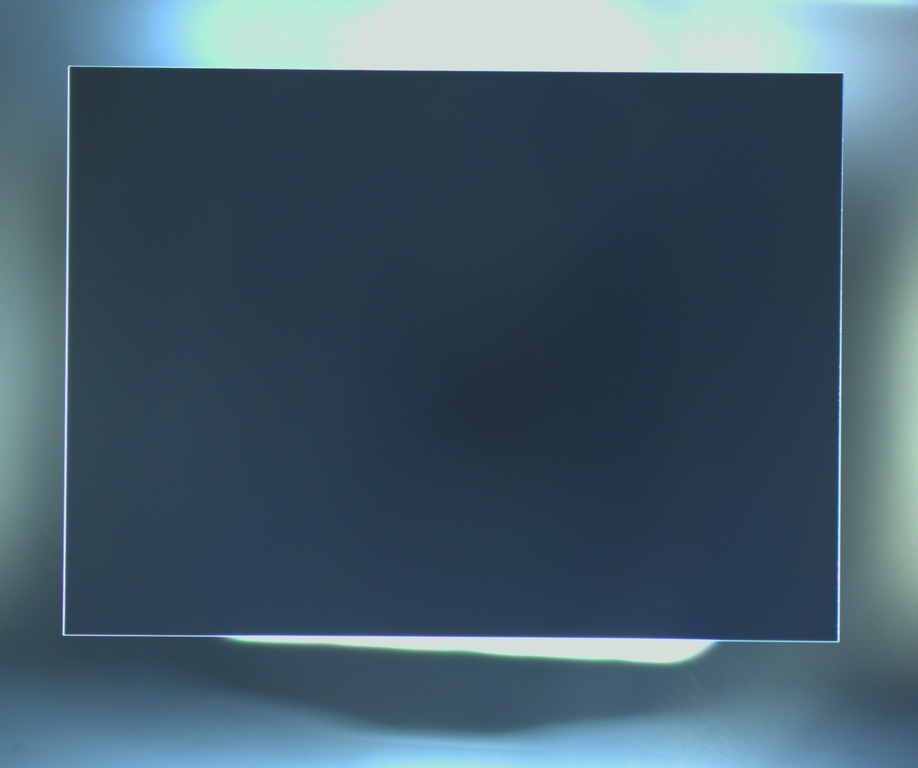
#> input picture images/Image-1.jpg, 918 x 768 px, shrunk from 2448 x 2048 before the run
$ jupyter execute Defect_Detection_WORKING.ipynb   (shell and % lines are left out)
#> lines starting #> are read from the running program, lines starting #| are printed output that depends on the picture; after the words box and inside, x2 and y2 are one past the last pixel; in counts of white or black regions, pixels touching at a corner belong together
# Microscope Defect Detection - WORKING VERSION

This notebook provides **multiple working methods** for detecting defects in microscope images.

**Features:**
- 3 different detection methods (try them all!)
- Easy-to-adjust parameters
- Clear visualizations
- Works on real microscope images

**How to use:**
1. Run all cells in order
2. Try each detection method
3. Adjust sensitivity sliders to tune detection

## 1. Import Libraries

[cell 1]
import cv2
import numpy as np
import matplotlib.pyplot as plt
from matplotlib.patches import Rectangle
import os
from pathlib import Path

# Make plots look nice
plt.style.use('default')

print("Libraries loaded successfully!")
print(f"OpenCV version: {cv2.__version__}")

## 2. Load Your Image

Update the path below to point to your image:

[cell 2]
# CHANGE THIS to your image path
image_path = 'images/Image-1.jpg'

# Load the image
img = cv2.imread(image_path)
#> img is the input picture: shape (768, 918, 3); mean B, G, R 106.3, 91.7, 68.4

if img is None:
    print(f"ERROR: Could not load image from '{image_path}'")
    print("Please check:")
    print("  1. The file exists")
    print("  2. The path is correct")
    print("  3. You have read permissions")
else:
    print(f"✓ Image loaded successfully!")
    print(f"  Size: {img.shape[1]} x {img.shape[0]} pixels")
#|   Size: 918 x 768 pixels
    print(f"  Channels: {img.shape[2]}")
#|   Channels: 3

    # Display the image
    img_rgb = cv2.cvtColor(img, cv2.COLOR_BGR2RGB)
    plt.figure(figsize=(12, 8))
    plt.imshow(img_rgb)
    plt.title('Original Microscope Image', fontsize=16, fontweight='bold')
    plt.axis('off')
    plt.tight_layout()
    plt.show()

## 3. METHOD 1: Adaptive Threshold Detection

**Best for:** Small defects, spots, particles

**How it works:** Compares each pixel to its local neighborhood

[cell 3]
def detect_defects_adaptive(img, sensitivity=15, min_area=10, max_area=1000):
    """
    Detect defects using adaptive thresholding

    Parameters:
    -----------
    img : image to process
    sensitivity : int (1-50)
        Higher = finds more defects but more false positives
        Lower = finds only obvious defects
        Recommended: 10-20
    min_area : int
        Minimum defect size in pixels
    max_area : int
        Maximum defect size in pixels
    """
#> called with sensitivity = 15, min_area = 10, max_area = 1000

    # Convert to grayscale
    gray = cv2.cvtColor(img, cv2.COLOR_BGR2GRAY)

    # Apply slight blur to reduce noise
    blurred = cv2.GaussianBlur(gray, (5, 5), 0)

    # Adaptive threshold - this is the key!
    # It compares each pixel to its local neighborhood
    thresh = cv2.adaptiveThreshold(
        blurred,
        255,
        cv2.ADAPTIVE_THRESH_GAUSSIAN_C,
        cv2.THRESH_BINARY_INV,
        blockSize=21,  # Size of neighborhood
        C=sensitivity   # Sensitivity adjustment
    )
#> thresh: shape (768, 918); 1.6% white; 38 white regions (29 under 20 px), largest, box (x1, y1, x2, y2) and area: (66, 68, 843, 640) 9184, (234, 643, 678, 668) 1350, (59, 465, 62, 635) 321

    # Clean up the mask
    kernel = np.ones((3, 3), np.uint8)
    cleaned = cv2.morphologyEx(thresh, cv2.MORPH_OPEN, kernel, iterations=1)
#> cleaned: shape (768, 918); 1.4% white; 24 white regions (6 under 20 px), largest, box (x1, y1, x2, y2) and area: (71, 68, 843, 206) 4098, (221, 630, 719, 639) 2153, (67, 207, 74, 535) 1033
    cleaned = cv2.morphologyEx(cleaned, cv2.MORPH_CLOSE, kernel, iterations=1)
#> cleaned: shape (768, 918); 1.4% white; 15 white regions (4 under 20 px)

    # Find contours (defect boundaries)
    contours, _ = cv2.findContours(cleaned, cv2.RETR_EXTERNAL, cv2.CHAIN_APPROX_SIMPLE)
#> contours = 15 contours, 5 with area under 20; largest, box (x1, y1, x2, y2) and area: (67, 68, 843, 602) 3954, (221, 630, 719, 639) 1662, (830, 342, 838, 640) 661, (239, 643, 462, 656) 476, (473, 654, 584, 664) 230

    # Filter by area
    valid_contours = []
    for cnt in contours:
        area = cv2.contourArea(cnt)
        if min_area < area < max_area:
            valid_contours.append(cnt)
#> this loop made 15 passes
#> area on passes 5, 6, 7, 8, 10, 15: 230, 476, 1662, 27, 661, 3954
#> after the loop, valid_contours = 9 contours, 1 with area under 20; largest, box (x1, y1, x2, y2) and area: (830, 342, 838, 640) 661, (239, 643, 462, 656) 476, (473, 654, 584, 664) 230, (588, 662, 622, 665) 66, (59, 569, 62, 595) 50, (836, 284, 839, 309) 48, (648, 665, 666, 668) 34, (66, 623, 71, 633) 27

    return valid_contours, cleaned, gray


# Test it!
print("Running adaptive detection...")
contours, mask, gray = detect_defects_adaptive(img, sensitivity=15)
#> contours has the same summary as valid_contours in detect_defects_adaptive

print(f"\n✓ Found {len(contours)} defects!\n")
#| ✓ Found 9 defects!

# Visualize results
img_result = img.copy()
cv2.drawContours(img_result, contours, -1, (0, 255, 0), 2)
#> img_result: shape (768, 918, 3); 0.57% of pixels changed, all inside (x1, y1, x2, y2) = (58, 283, 840, 669)

# Draw bounding boxes
for cnt in contours:
    x, y, w, h = cv2.boundingRect(cnt)
    cv2.rectangle(img_result, (x, y), (x+w, y+h), (255, 0, 0), 1)
#> this loop made 9 passes
#> (cnt, x, y, w, h) on passes 1, 2, 3, 7, 9: ([[648, 665], [648, 667], [665, 667], [665, 665]], 648, 665, 18, 3), ([[634, 664], [634, 666], [642, 666], [642, 664]], 634, 664, 9, 3), ([[588, 662], [588, 664], [621, 664], [621, 662]], 588, 662, 34, 3), ([[59, 569], [59, 594], [61, 594], [61, 569]], 59, 569, 3, 26), ([[836, 284], [836, 308], [838, 308], [838, 284]], 836, 284, 3, 25)
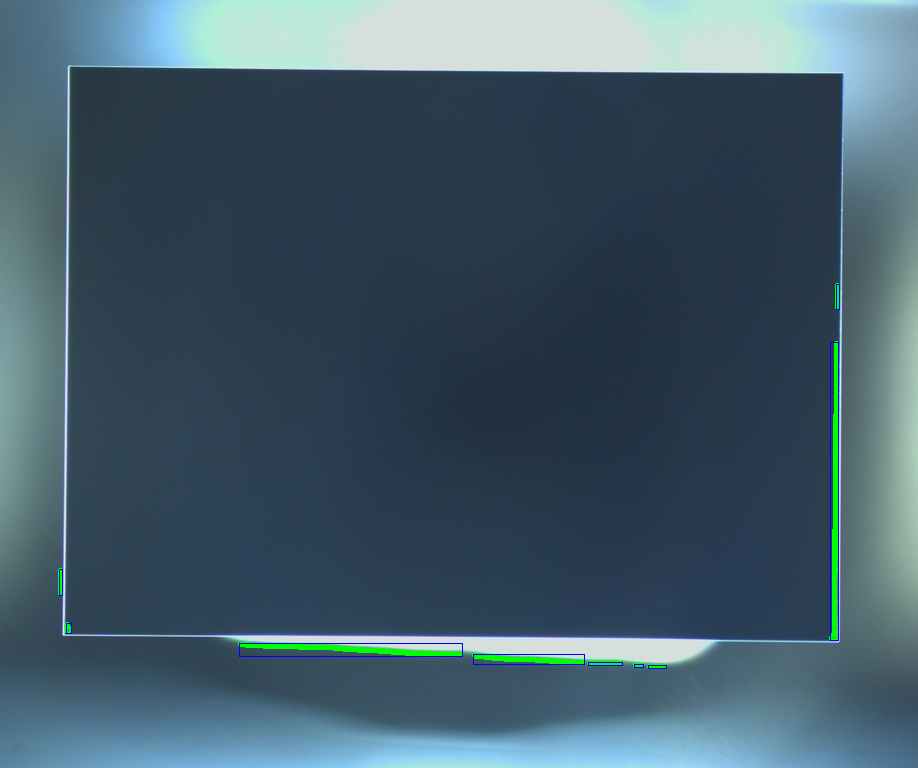
#> img_result: shape (768, 918, 3); mean B, G, R 106.1, 92.2, 67.9

# Display
fig, axes = plt.subplots(2, 2, figsize=(16, 12))

axes[0, 0].imshow(cv2.cvtColor(img, cv2.COLOR_BGR2RGB))
axes[0, 0].set_title('Original Image', fontsize=14, fontweight='bold')
axes[0, 0].axis('off')

axes[0, 1].imshow(gray, cmap='gray')
axes[0, 1].set_title('Grayscale', fontsize=14, fontweight='bold')
axes[0, 1].axis('off')

axes[1, 0].imshow(mask, cmap='gray')
axes[1, 0].set_title('Defect Mask (white = defect)', fontsize=14, fontweight='bold')
axes[1, 0].axis('off')

axes[1, 1].imshow(cv2.cvtColor(img_result, cv2.COLOR_BGR2RGB))
axes[1, 1].set_title(f'Detected Defects: {len(contours)}', fontsize=14, fontweight='bold', color='green')
axes[1, 1].axis('off')

plt.tight_layout()
plt.show()
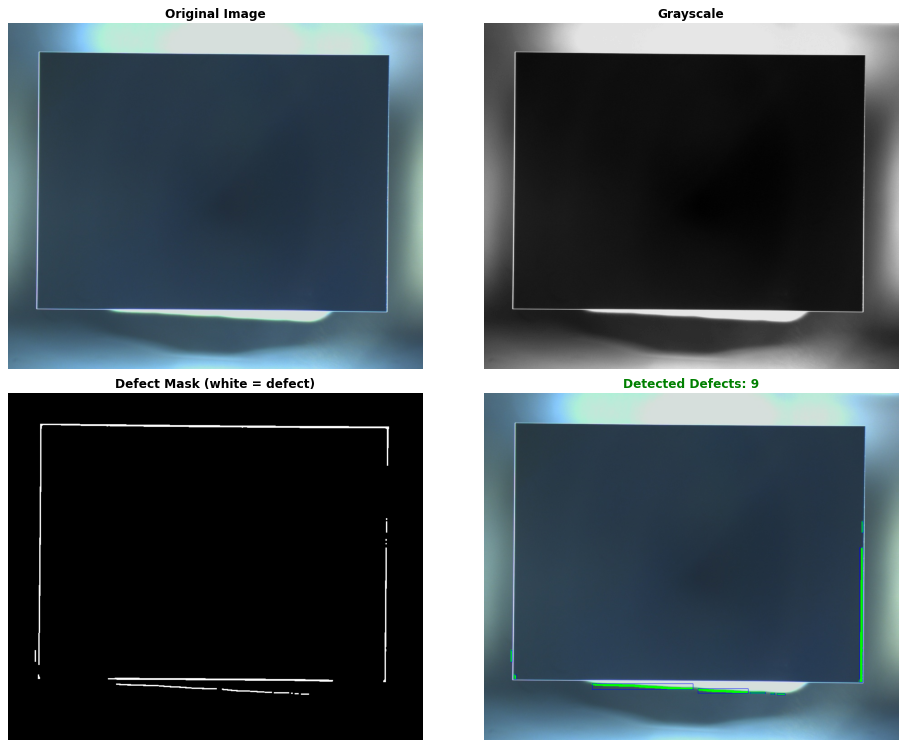
#> figure drawn by matplotlib, 4 panels

# Print details
print("\nDefect Details:")
print("-" * 60)
print(f"{'#':<5} {'Position (x,y)':<20} {'Size':<15} {'Area (px²)':<10}")
print("-" * 60)

for i, cnt in enumerate(contours[:20], 1):  # Show first 20
    area = cv2.contourArea(cnt)
    x, y, w, h = cv2.boundingRect(cnt)
    print(f"{i:<5} ({x:4d}, {y:4d})        {w:3d}×{h:<3d}        {area:7.1f}")
#> this loop made 9 passes
#> (cnt, area, x, y, w, h) on passes 1, 3, 7, 9: ([[648, 665], [648, 667], [665, 667], [665, 665]], 34, 648, 665, 18, 3), ([[588, 662], [588, 664], [621, 664], [621, 662]], 66, 588, 662, 34, 3), ([[59, 569], [59, 594], [61, 594], [61, 569]], 50, 59, 569, 3, 26), ([[836, 284], [836, 308], [838, 308], [838, 284]], 48, 836, 284, 3, 25)
#> (printed output is left out)

if len(contours) > 20:
    print(f"... and {len(contours)-20} more defects")

### Adjust Sensitivity

Try different sensitivity values:

[cell 4]
# Try different sensitivity values
sensitivities = [5, 10, 15, 20, 25]

fig, axes = plt.subplots(2, 3, figsize=(18, 10))
axes = axes.flatten()

# Show original
axes[0].imshow(cv2.cvtColor(img, cv2.COLOR_BGR2RGB))
axes[0].set_title('Original', fontsize=12, fontweight='bold')
axes[0].axis('off')

# Try each sensitivity
for i, sens in enumerate(sensitivities, 1):
    contours, _, _ = detect_defects_adaptive(img, sensitivity=sens)

    img_result = img.copy()
    cv2.drawContours(img_result, contours, -1, (0, 255, 0), 2)

    axes[i].imshow(cv2.cvtColor(img_result, cv2.COLOR_BGR2RGB))
    axes[i].set_title(f'Sensitivity={sens}\n{len(contours)} defects', fontsize=11)
    axes[i].axis('off')
#> this loop made 5 passes
#> contours on pass 1: [[[757, 644], [757, 646], [824, 646], [824, 644]]]
#> pass 1, in detect_defects_adaptive (call 2), `thresh = cv2.adaptiveThreshold( blurred, 255, cv2.ADAPTIVE_THRESH_GAUS..`:
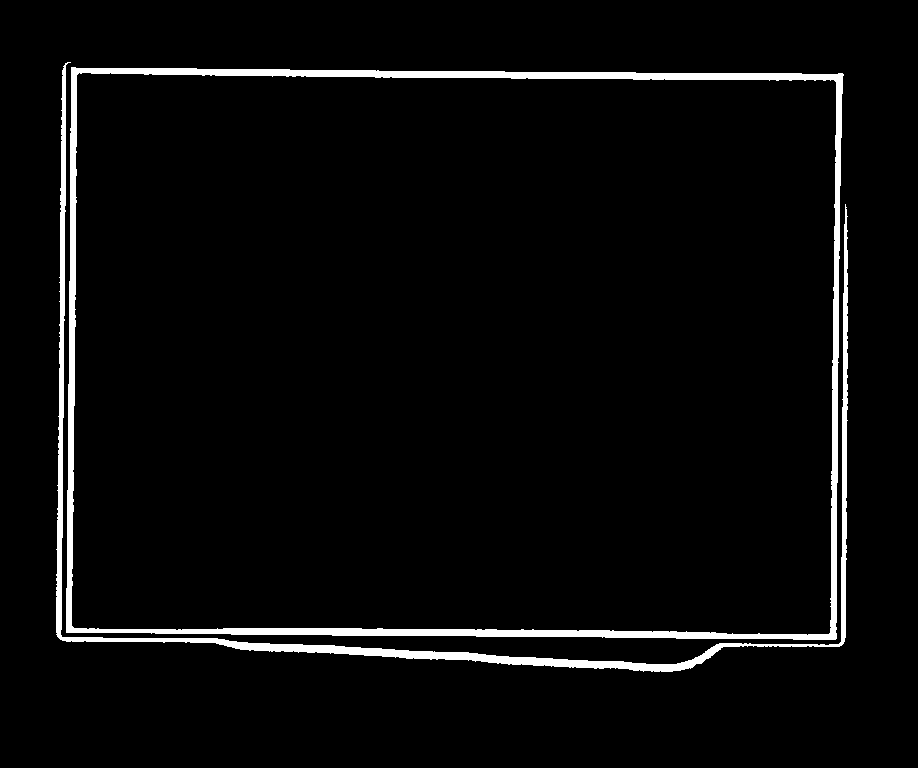
#> thresh: shape (768, 918); 3.8% white; 2 white regions, box (x1, y1, x2, y2) and area: (66, 67, 844, 640) 16835, (56, 62, 848, 672) 9824

plt.tight_layout()
plt.show()

print("\nRecommendation:")
print("  • Too many false positives? → Decrease sensitivity (try 8-12)")
print("  • Missing defects? → Increase sensitivity (try 18-25)")

## 4. METHOD 2: Background Subtraction

**Best for:** Detecting anything different from the background

**How it works:** Removes the estimated background, leaving only anomalies

[cell 5]
def detect_defects_background_subtraction(img, blur_size=51, threshold=15, min_area=10, max_area=1000):
    """
    Detect defects by subtracting estimated background

    Parameters:
    -----------
    img : image to process
    blur_size : int (must be odd, 31-101)
        Size of background estimation blur
        Larger = smoother background, detects smaller defects
    threshold : int (1-50)
        Sensitivity threshold
        Lower = more sensitive, finds more defects
    """
#> called with blur_size = 51, threshold = 15, min_area = 10, max_area = 1000

    # Convert to grayscale
    gray = cv2.cvtColor(img, cv2.COLOR_BGR2GRAY)

    # Ensure blur_size is odd
    if blur_size % 2 == 0:
        blur_size += 1

    # Estimate background by heavy blurring
    background = cv2.GaussianBlur(gray, (blur_size, blur_size), 0)
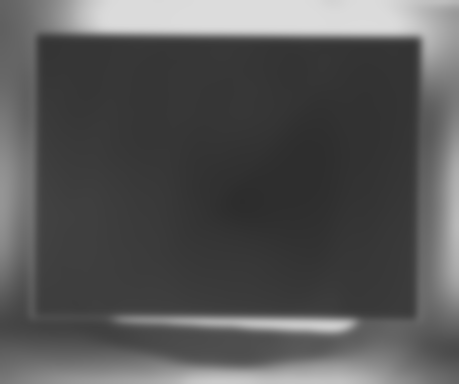
#> background: shape (768, 918) (shown at 1/2 size); min 44, max 220, mean 86.4

    # Subtract background (this isolates defects!)
    diff = cv2.absdiff(gray, background)

    # Apply threshold to get binary mask
    _, thresh = cv2.threshold(diff, threshold, 255, cv2.THRESH_BINARY)
#> thresh: shape (768, 918); 6.3% white; 14 white regions (11 under 20 px), largest, box (x1, y1, x2, y2) and area: (61, 58, 853, 663) 39965, (231, 644, 717, 675) 4567, (838, 0, 918, 4) 210

    # Clean up
    kernel = np.ones((3, 3), np.uint8)
    cleaned = cv2.morphologyEx(thresh, cv2.MORPH_OPEN, kernel, iterations=1)
#> cleaned: shape (768, 918); 6.2% white; 13 white regions (5 under 20 px), largest, box (x1, y1, x2, y2) and area: (61, 58, 853, 663) 38810, (232, 644, 715, 674) 4523, (854, 0, 918, 4) 179
    cleaned = cv2.morphologyEx(cleaned, cv2.MORPH_CLOSE, kernel, iterations=2)
#> cleaned: shape (768, 918); 6.5% white; 4 white regions

    # Find contours
    contours, _ = cv2.findContours(cleaned, cv2.RETR_EXTERNAL, cv2.CHAIN_APPROX_SIMPLE)
#> contours = 4 contours; box (x1, y1, x2, y2) and area: (61, 58, 853, 674) 43048, (849, 0, 918, 4) 120, (106, 634, 135, 637) 56, (160, 635, 185, 638) 48

    # Filter by area
    valid_contours = []
    for cnt in contours:
        area = cv2.contourArea(cnt)
        if min_area < area < max_area:
            valid_contours.append(cnt)
#> this loop made 4 passes
#> (cnt, area) on passes 1 to 2: ([[160, 635], [160, 637], [184, 637], [184, 635]], 48), ([[106, 634], [106, 636], [134, 636], [134, 634]], 56)
#> after the loop, valid_contours = 3 contours; box (x1, y1, x2, y2) and area: (849, 0, 918, 4) 120, (106, 634, 135, 637) 56, (160, 635, 185, 638) 48

    return valid_contours, diff, background


# Test it!
print("Running background subtraction detection...")
contours, diff, background = detect_defects_background_subtraction(img, blur_size=51, threshold=15)
#> contours has the same summary as valid_contours in detect_defects_background_subtraction

print(f"\n✓ Found {len(contours)} defects!\n")
#| ✓ Found 3 defects!

# Visualize
img_result = img.copy()
cv2.drawContours(img_result, contours, -1, (0, 255, 0), 2)
#> img_result: shape (768, 918, 3); 0.08% of pixels changed, all inside (x1, y1, x2, y2) = (105, 0, 918, 639)

fig, axes = plt.subplots(2, 2, figsize=(16, 12))

axes[0, 0].imshow(cv2.cvtColor(img, cv2.COLOR_BGR2RGB))
axes[0, 0].set_title('Original Image', fontsize=14, fontweight='bold')
axes[0, 0].axis('off')

axes[0, 1].imshow(background, cmap='gray')
axes[0, 1].set_title('Estimated Background', fontsize=14, fontweight='bold')
axes[0, 1].axis('off')

axes[1, 0].imshow(diff, cmap='hot')
axes[1, 0].set_title('Difference (defects highlighted)', fontsize=14, fontweight='bold')
axes[1, 0].axis('off')

axes[1, 1].imshow(cv2.cvtColor(img_result, cv2.COLOR_BGR2RGB))
axes[1, 1].set_title(f'Detected Defects: {len(contours)}', fontsize=14, fontweight='bold', color='green')
axes[1, 1].axis('off')

plt.tight_layout()
plt.show()

## 5. METHOD 3: Edge/Scratch Detection

**Best for:** Lines, scratches, cracks

**How it works:** Detects strong edges in the image

[cell 6]
def detect_defects_edges(img, low_threshold=30, high_threshold=100, min_length=20):
    """
    Detect line defects (scratches, cracks) using edge detection

    Parameters:
    -----------
    img : image to process
    low_threshold : int (10-100)
        Lower edge detection threshold
    high_threshold : int (50-200)
        Upper edge detection threshold
    min_length : int
        Minimum line length to consider as defect
    """
#> called with low_threshold = 30, high_threshold = 100, min_length = 20

    # Convert to grayscale
    gray = cv2.cvtColor(img, cv2.COLOR_BGR2GRAY)

    # Apply blur
    blurred = cv2.GaussianBlur(gray, (5, 5), 0)

    # Canny edge detection
    edges = cv2.Canny(blurred, low_threshold, high_threshold)
#> edges: shape (768, 918); 0.65% white in thin lines or dots, all inside (x1, y1, x2, y2) = (62, 64, 845, 664)

    # Dilate edges to connect nearby edges
    kernel = np.ones((3, 3), np.uint8)
    dilated = cv2.dilate(edges, kernel, iterations=2)
#> dilated: shape (768, 918); 2.9% white; 1 white region

    # Find contours of edge regions
    contours, _ = cv2.findContours(dilated, cv2.RETR_EXTERNAL, cv2.CHAIN_APPROX_SIMPLE)
#> contours = 1 contour; box (x1, y1, x2, y2) and area: (60, 62, 847, 666) 453930

    # Filter by perimeter (length)
    valid_contours = []
    for cnt in contours:
        perimeter = cv2.arcLength(cnt, True)
        if perimeter > min_length:
            valid_contours.append(cnt)
#> this loop made 1 pass
#> perimeter on pass 1: 2741.2
#> after the loop, valid_contours has the same summary as contours

    # Detect lines using Hough transform
    lines = cv2.HoughLinesP(
        edges,
        rho=1,
        theta=np.pi/180,
        threshold=50,
        minLineLength=min_length,
        maxLineGap=10
    )
#> lines = 43 rows, first 6: [480, 653, 671, 663], [66, 242, 66, 103], [384, 636, 518, 636], [69, 180, 71, 64], [140, 637, 223, 637], [839, 315, 840, 202]

    return valid_contours, edges, lines


# Test it!
print("Running edge detection...")
contours, edges, lines = detect_defects_edges(img, low_threshold=30, high_threshold=100)

print(f"\n✓ Found {len(contours)} edge defects!")
#| ✓ Found 1 edge defects!
if lines is not None:
    print(f"✓ Found {len(lines)} line defects!\n")
#| ✓ Found 43 line defects!
else:
    print("✓ Found 0 line defects\n")

# Visualize
img_result = img.copy()

# Draw contours
cv2.drawContours(img_result, contours, -1, (0, 255, 0), 2)
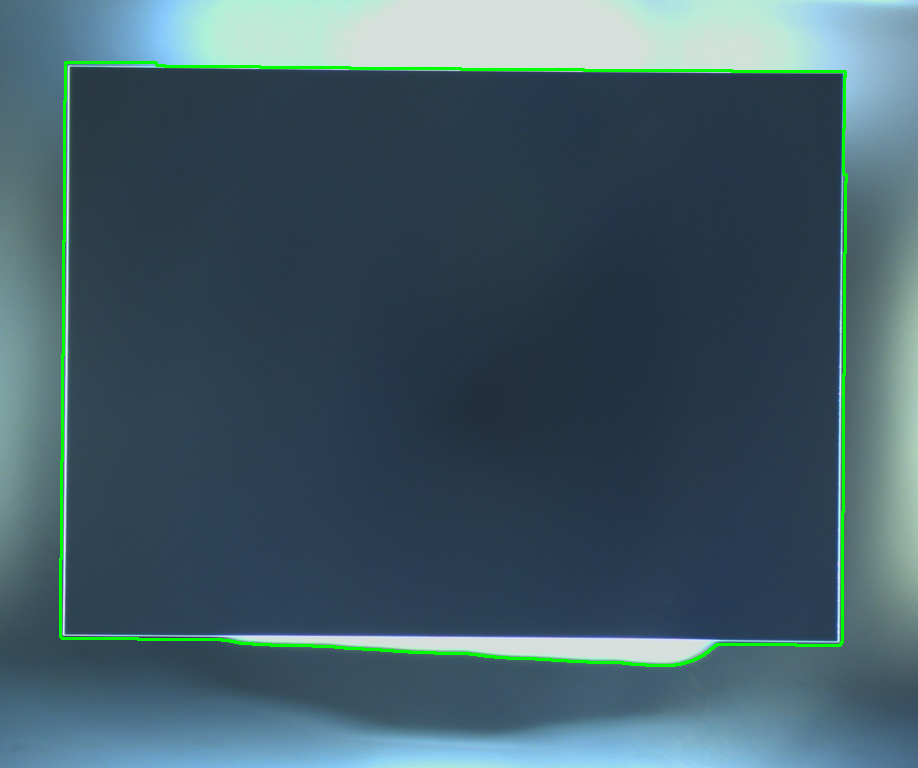
#> img_result: shape (768, 918, 3); 1.17% of pixels changed, all inside (x1, y1, x2, y2) = (59, 61, 848, 667)

# Draw lines
if lines is not None:
    for line in lines:
        x1, y1, x2, y2 = line[0]
        cv2.line(img_result, (x1, y1), (x2, y2), (255, 0, 0), 2)
#> this loop made 43 passes
#> img_result: shape (768, 918, 3); 1.63% of pixels changed, all inside (x1, y1, x2, y2) = (61, 63, 845, 665)
#> (the rest of the program and of its run is left out)
